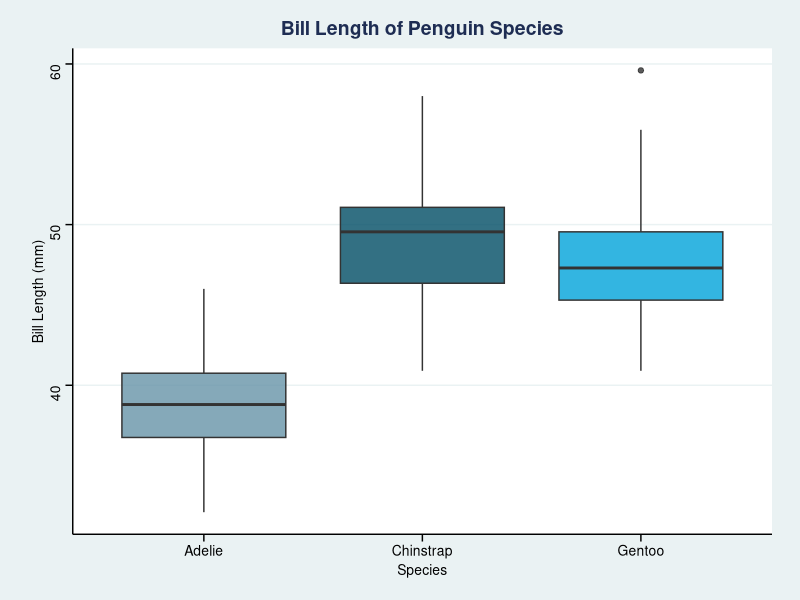

Reproduce this figure in R.

library(ggplot2)
library(palmerpenguins)
library(ggthemes)
library()


#plot some viridis penguins

ggplot(penguins, aes(x = species, y = bill_length_mm, fill = species)) +
  geom_boxplot(alpha = 0.8) +
  scale_fill_economist() +
  labs(
    title = "Bill Length of Penguin Species",
    x = "Species",
    y = "Bill Length (mm)"
  ) +
  theme_stata() +
  theme(

    plot.title = element_text(hjust = 0.5, face = "bold"),
    legend.position = "none"
  )

##################################################################
# Play the lottery!

evil_lottery <- function(){
  if (runif(1) > 0.5){
    print("You are the imp!")
  } else{
    print("You are the drunk!")
  }
}
evil_lottery()
#################################################################

